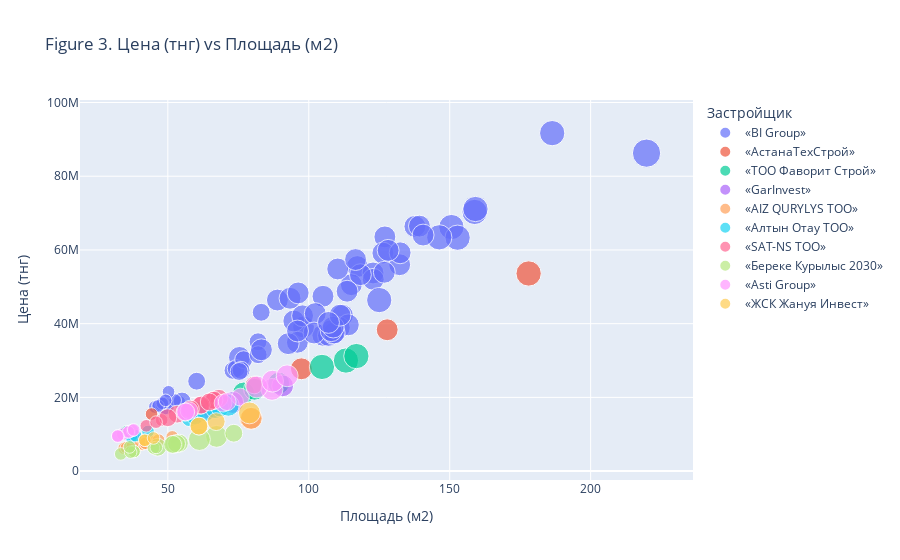

The notebook cell saved with this chart:
### Markdown cell above
### ЦЕНА (тнг) vs ПЛОЩАДЬ (м2)

### Code cell
import plotly.express as px
df = data
fig = px.scatter(df, x="Площадь (м2)", y="Цена (тнг)", color="Застройщик",
                 size='Количество комнат', hover_data=["ЖК","Площадь (м2)","Цена за м2"],title='Figure 3. Цена (тнг) vs Площадь (м2)')
fig.show()
hide_toggle()

### Figure 1 — Plotly figure (JSON) as saved in the notebook; plotly's stock layout.template omitted (floating-point values rounded to 4 significant figures; data arrays with more than 128 entries replaced by an {"elided": "..."} marker saying what was removed)
{"data": [{"customdata": {"elided": "72x3 mixed values"}, "hovertemplate": "Застройщик=«BI Group»<br>Площадь (м2)=%{customdata[1]}<br>Цена (тнг)=%{y}<br>Количество комнат=%{marker.size}<br>ЖК=%{customdata[0]}<br>Цена за м2=%{customdata[2]}<extra></extra>", "legendgroup": "«BI Group»", "marker": {"color": "#636efa", "size": [3, 5, 3, 3, 2, 3, 3, 3, 1, 3, 4, 2, 3, 3, 3, 2, 4, 4, 3, 1, 3, 3, 2, 4, 4, 3, 2, 3, 4, 2, 2, 1, 1, 2, 3, 3, 1, 2, 3, 3, 3, 1, 2, 3, 3, 3, 3, 1, 3, 3, 3, 2, 3, 3, 3, 3, 2, 3, 3, 3, 3, 3, 3, 1, 3, 3, 4, 1, 3, 3, 3, 1], "sizemode": "area", "sizeref": 0.0125, "symbol": "circle"}, "mode": "markers", "name": "«BI Group»", "orientation": "v", "showlegend": true, "type": "scatter", "x": [117.2, 219.8, 111.9, 132.2, 48.75, 75.41, 127, 126.3, 45.4, 122.8, 150.6, 49.19, 105, 137.7, 132.4, 73.11, 152.8, 158.8, 110.8, 54.05, 139.3, 128.2, 74.25, 146.3, 159.1, 114.0, 55.03, 140.6, 186.4, 76.89, 82, 46.71, 52.59, 83.12, 105.0, 98.14, 47.63, 75.98, 88.87, 94.7, 115.1, 48.24, 82.03, 93.35, 122.9, 97.8, 95.96, 50.25, 96.24, 118.3, 102.3, 60.23, 107, 110.3, 126.8, 113.6, 75.3, 108.7, 116.6, 101.9, 109.0, 108.0, 108.7, 48, 111.1, 92.7, 125, 46.5, 83.2, 96, 107, 49.2], "xaxis": "x", "y": [55487214, 86261292, 42258294, 55994650, 17476875, 30842690, 63538100, 59147706, 17406360, 53755913, 66208156, 17732995, 36855000, 66388595, 59226993, 27328518, 63324612, 70318468, 38904840, 18803995, 66468798, 59889168, 27814050, 63424920, 71103752, 39682440, 19012865, 64039136, 91690000, 30238871, 35096000, 17749800, 19258458, 43090000, 47436064, 39107794, 18085111, 27352800, 46410000, 40721000, 50574940, 18311904, 31581550, 46890000, 52023158, 42130086, 34958228, 21519562, 48340000, 53291328, 42738851, 24393150, 36808000, 54840000, 53940720, 48800864, 27032700, 37357308, 57402180, 37467786, 37502880, 38084760, 39081328, 18412800, 42302100, 34577100, 46400000, 17665350, 32913920, 38016000, 40339000, 19202760], "yaxis": "y"}, {"customdata": [["«Alau»", 44.22, 350000], ["«Alau»", 97.39, 285000], ["«Alau»", 127.8, 300000], ["«Alau»", 178, 301200.0]], "hovertemplate": "Застройщик=«АстанаТехСтрой»<br>Площадь (м2)=%{customdata[1]}<br>Цена (тнг)=%{y}<br>Количество комнат=%{marker.size}<br>ЖК=%{customdata[0]}<br>Цена за м2=%{customdata[2]}<extra></extra>", "legendgroup": "«АстанаТехСтрой»", "marker": {"color": "#EF553B", "size": [1, 3, 3, 4], "sizemode": "area", "sizeref": 0.0125, "symbol": "circle"}, "mode": "markers", "name": "«АстанаТехСтрой»", "orientation": "v", "showlegend": true, "type": "scatter", "x": [44.22, 97.39, 127.8, 178], "xaxis": "x", "y": [15477000, 27756150, 38346000, 53616000], "yaxis": "y"}, {"customdata": [["«College»", 60.96, 269700.0], ["«College»", 76.89, 275700.0], ["«College»", 80.75, 275000], ["«College»", 89.33, 266900.0], ["«College»", 104.7, 270000], ["«College»", 113.2, 265000], ["«College»", 116.9, 267000], ["«College»", 35.34, 301900.0]], "hovertemplate": "Застройщик=«ТОО Фаворит Строй»<br>Площадь (м2)=%{customdata[1]}<br>Цена (тнг)=%{y}<br>Количество комнат=%{marker.size}<br>ЖК=%{customdata[0]}<br>Цена за м2=%{customdata[2]}<extra></extra>", "legendgroup": "«ТОО Фаворит Строй»", "marker": {"color": "#00cc96", "size": [2, 3, 3, 3, 4, 4, 4, 1], "sizemode": "area", "sizeref": 0.0125, "symbol": "circle"}, "mode": "markers", "name": "«ТОО Фаворит Строй»", "orientation": "v", "showlegend": true, "type": "scatter", "x": [60.96, 76.89, 80.75, 89.33, 104.7, 113.2, 116.9, 35.34], "xaxis": "x", "y": [16443000, 21198810, 22206250, 23845770, 28266300, 29995350, 31209630, 10668130], "yaxis": "y"}, {"customdata": [["«Эмир»", 60.27, 255000], ["«Эмир»", 64.54, 255000.0], ["«Эмир»", 73.02, 255000], ["«Эмир»", 90.73, 255000], ["«Эмир»", 37.85, 255000]], "hovertemplate": "Застройщик=«GarInvest»<br>Площадь (м2)=%{customdata[1]}<br>Цена (тнг)=%{y}<br>Количество комнат=%{marker.size}<br>ЖК=%{customdata[0]}<br>Цена за м2=%{customdata[2]}<extra></extra>", "legendgroup": "«GarInvest»", "marker": {"color": "#ab63fa", "size": [2, 2, 3, 3, 1], "sizemode": "area", "sizeref": 0.0125, "symbol": "circle"}, "mode": "markers", "name": "«GarInvest»", "orientation": "v", "showlegend": true, "type": "scatter", "x": [60.27, 64.54, 73.02, 90.73, 37.85], "xaxis": "x", "y": [15368850, 16457700, 18620100, 23136150, 9651750], "yaxis": "y"}, {"customdata": [["«Tulpar City»", 39.75, 180000], ["«Tulpar City»", 40.17, 180000], ["«Tulpar City»", 41.04, 180000], ["«Tulpar City»", 41.98, 180000], ["«Tulpar City»", 42.14, 180000], ["«Tulpar City»", 44.22, 180000], ["«Tulpar City»", 46.72, 180000], ["«Tulpar City»", 51.56, 180000], ["«Tulpar City»", 79.3, 180000], ["«Tulpar City»", 79.62, 180000], ["«Tulpar City»", 34.5, 180000], ["«Tulpar City»", 35.35, 180000], ["«Tulpar City»", 36.67, 180000], ["«Tulpar City»", 37.4, 180000]], "hovertemplate": "Застройщик=«AIZ QURYLYS ТОО»<br>Площадь (м2)=%{customdata[1]}<br>Цена (тнг)=%{y}<br>Количество комнат=%{marker.size}<br>ЖК=%{customdata[0]}<br>Цена за м2=%{customdata[2]}<extra></extra>", "legendgroup": "«AIZ QURYLYS ТОО»", "marker": {"color": "#FFA15A", "size": [1, 1, 1, 1, 1, 1, 1, 1, 3, 3, 1, 1, 1, 1], "sizemode": "area", "sizeref": 0.0125, "symbol": "circle"}, "mode": "markers", "name": "«AIZ QURYLYS ТОО»", "orientation": "v", "showlegend": true, "type": "scatter", "x": [39.75, 40.17, 41.04, 41.98, 42.14, 44.22, 46.72, 51.56, 79.3, 79.62, 34.5, 35.35, 36.67, 37.4], "xaxis": "x", "y": [7155000, 7230600, 7387200, 7556400, 7585200, 7959600, 8409600, 9280800, 14274000, 14331600, 6210000, 6363000, 6600600, 6732000], "yaxis": "y"}, {"customdata": [["«Алтын Отау»", 37.02, 250000.0], ["«Алтын Отау»", 38.54, 250000], ["«Алтын Отау»", 42.97, 250000], ["«Алтын Отау»", 57.87, 250000], ["«Алтын Отау»", 59.69, 250000], ["«Алтын Отау»", 63.36, 250000], ["«Алтын Отау»", 66.73, 250000.0], ["«Алтын Отау»", 68.53, 250000], ["«Алтын Отау»", 71.46, 250000.0]], "hovertemplate": "Застройщик=«Алтын Отау ТОО»<br>Площадь (м2)=%{customdata[1]}<br>Цена (тнг)=%{y}<br>Количество комнат=%{marker.size}<br>ЖК=%{customdata[0]}<br>Цена за м2=%{customdata[2]}<extra></extra>", "legendgroup": "«Алтын Отау ТОО»", "marker": {"color": "#19d3f3", "size": [1, 1, 1, 2, 2, 2, 2, 2, 3], "sizemode": "area", "sizeref": 0.0125, "symbol": "circle"}, "mode": "markers", "name": "«Алтын Отау ТОО»", "orientation": "v", "showlegend": true, "type": "scatter", "x": [37.02, 38.54, 42.97, 57.87, 59.69, 63.36, 66.73, 68.53, 71.46], "xaxis": "x", "y": [9255000, 9635000, 10742500, 14467500, 14922500, 15840000, 16682500, 17132500, 17865000], "yaxis": "y"}, {"customdata": [["«Apple City»", 66.15, 290000], ["«Apple City»", 66.44, 290000], ["«Apple City»", 65.85, 290000], ["«Apple City»", 68.14, 290000], ["«Apple City»", 80.64, 290000], ["«Apple City»", 66.34, 290000], ["«Apple City»", 61.4, 290000], ["«Apple City»", 53.29, 290000], ["«Apple City»", 47.8, 290000], ["«Apple City»", 49.98, 290000], ["«Apple City»", 42.36, 290000], ["«Apple City»", 61.85, 290000], ["«Apple City»", 64.7, 290000], ["«Apple City»", 45.81, 290000], ["«Apple City»", 57.98, 290000]], "hovertemplate": "Застройщик=«SAT-NS ТОО»<br>Площадь (м2)=%{customdata[1]}<br>Цена (тнг)=%{y}<br>Количество комнат=%{marker.size}<br>ЖК=%{customdata[0]}<br>Цена за м2=%{customdata[2]}<extra></extra>", "legendgroup": "«SAT-NS ТОО»", "marker": {"color": "#FF6692", "size": [2, 2, 2, 2, 2, 2, 2, 2, 1, 2, 1, 2, 2, 1, 2], "sizemode": "area", "sizeref": 0.0125, "symbol": "circle"}, "mode": "markers", "name": "«SAT-NS ТОО»", "orientation": "v", "showlegend": true, "type": "scatter", "x": [66.15, 66.44, 65.85, 68.14, 80.64, 66.34, 61.4, 53.29, 47.8, 49.98, 42.36, 61.85, 64.7, 45.81, 57.98], "xaxis": "x", "y": [19183500, 19267600, 19096500, 19760600, 23385600, 19238600, 17806000, 15454100, 13862000, 14494200, 12284400, 17936500, 18763000, 13284900, 16814200], "yaxis": "y"}, {"customdata": [["«Байсал»", 52.9, 140000], ["«Байсал»", 67.3, 140000], ["«Байсал»", 46.4, 140000], ["«Байсал»", 44.9, 140000], ["«Байсал»", 38, 140000], ["«Байсал»", 61.2, 140000], ["«Байсал»", 54.1, 140000], ["«Байсал»", 52.1, 140000], ["«Байсал»", 53.1, 140000], ["«Байсал»", 38, 140000], ["«Байсал»", 45.9, 140000], ["«Байсал»", 33.3, 140000], ["«Байсал»", 73.4, 140000], ["«Байсал»", 51.7, 140000], ["«Байсал»", 36.8, 140000], ["«Байсал»", 36.4, 180000]], "hovertemplate": "Застройщик=«Береке Курылыс 2030»<br>Площадь (м2)=%{customdata[1]}<br>Цена (тнг)=%{y}<br>Количество комнат=%{marker.size}<br>ЖК=%{customdata[0]}<br>Цена за м2=%{customdata[2]}<extra></extra>", "legendgroup": "«Береке Курылыс 2030»", "marker": {"color": "#B6E880", "size": [2, 3, 2, 1, 1, 3, 2, 2, 2, 1, 1, 1, 2, 2, 1, 1], "sizemode": "area", "sizeref": 0.0125, "symbol": "circle"}, "mode": "markers", "name": "«Береке Курылыс 2030»", "orientation": "v", "showlegend": true, "type": "scatter", "x": [52.9, 67.3, 46.4, 44.9, 38, 61.2, 54.1, 52.1, 53.1, 38, 45.9, 33.3, 73.4, 51.7, 36.8, 36.4], "xaxis": "x", "y": [7406000, 9422000, 6496000, 6286000, 5320000, 8568000, 7574000, 7294000, 7434000, 5320000, 6426000, 4662000, 10276000, 7238000, 5152000, 6552000], "yaxis": "y"}, {"customdata": [["«ASQAT»", 34.04, 295000], ["«ASQAT»", 86.96, 255000.0], ["«ASQAT»", 32.34, 295000.0], ["«ASQAT»", 36.37, 295000], ["«ASQAT»", 69.59, 265000], ["«ASQAT»", 81.56, 280000], ["«ASQAT»", 87.15, 280000], ["«ASQAT»", 92.33, 280000], ["«ASQAT»", 75.75, 265000], ["«ASQAT»", 37.45, 295000], ["«ASQAT»", 35.99, 295000], ["«ASQAT»", 71.06, 265000], ["«ASQAT»", 37.9, 295000], ["«ASQAT»", 32.22, 295000], ["«ASQAT»", 56.07, 285000], ["«ASQAT»", 57.53, 285000], ["«ASQAT»", 56.35, 285000]], "hovertemplate": "Застройщик=«Asti Group»<br>Площадь (м2)=%{customdata[1]}<br>Цена (тнг)=%{y}<br>Количество комнат=%{marker.size}<br>ЖК=%{customdata[0]}<br>Цена за м2=%{customdata[2]}<extra></extra>", "legendgroup": "«Asti Group»", "marker": {"color": "#FF97FF", "size": [1, 3, 1, 1, 2, 3, 3, 3, 2, 1, 1, 2, 1, 1, 2, 2, 2], "sizemode": "area", "sizeref": 0.0125, "symbol": "circle"}, "mode": "markers", "name": "«Asti Group»", "orientation": "v", "showlegend": true, "type": "scatter", "x": [34.04, 86.96, 32.34, 36.37, 69.59, 81.56, 87.15, 92.33, 75.75, 37.45, 35.99, 71.06, 37.9, 32.22, 56.07, 57.53, 56.35], "xaxis": "x", "y": [10041800, 22174800, 9540300, 10729150, 18441350, 22836800, 24402000, 25852400, 20073750, 11047750, 10617050, 18830900, 11180500, 9504900, 15979950, 16396050, 16059750], "yaxis": "y"}, {"customdata": [["«Казанат 2»", 41.87, 200000], ["«Казанат 2»", 41.81, 200000], ["«Казанат 2»", 61.13, 200000], ["«Казанат 2»", 78.95, 200000], ["«Казанат 2»", 67.16, 200000], ["«Казанат 2»", 61, 200000], ["«Казанат 2»", 44.93, 200000]], "hovertemplate": "Застройщик=«ЖСК Жануя Инвест»<br>Площадь (м2)=%{customdata[1]}<br>Цена (тнг)=%{y}<br>Количество комнат=%{marker.size}<br>ЖК=%{customdata[0]}<br>Цена за м2=%{customdata[2]}<extra></extra>", "legendgroup": "«ЖСК Жануя Инвест»", "marker": {"color": "#FECB52", "size": [1, 1, 2, 3, 2, 2, 1], "sizemode": "area", "sizeref": 0.0125, "symbol": "circle"}, "mode": "markers", "name": "«ЖСК Жануя Инвест»", "orientation": "v", "showlegend": true, "type": "scatter", "x": [41.87, 41.81, 61.13, 78.95, 67.16, 61, 44.93], "xaxis": "x", "y": [8374000, 8362000, 12226000, 15790000, 13432000, 12200000, 8986000], "yaxis": "y"}], "layout": {"legend": {"itemsizing": "constant", "title": {"text": "Застройщик"}, "tracegroupgap": 0}, "title": {"text": "Figure 3. Цена (тнг) vs Площадь (м2)"}, "xaxis": {"anchor": "y", "domain": [0, 1], "title": {"text": "Площадь (м2)"}}, "yaxis": {"anchor": "x", "domain": [0, 1], "title": {"text": "Цена (тнг)"}}}}
